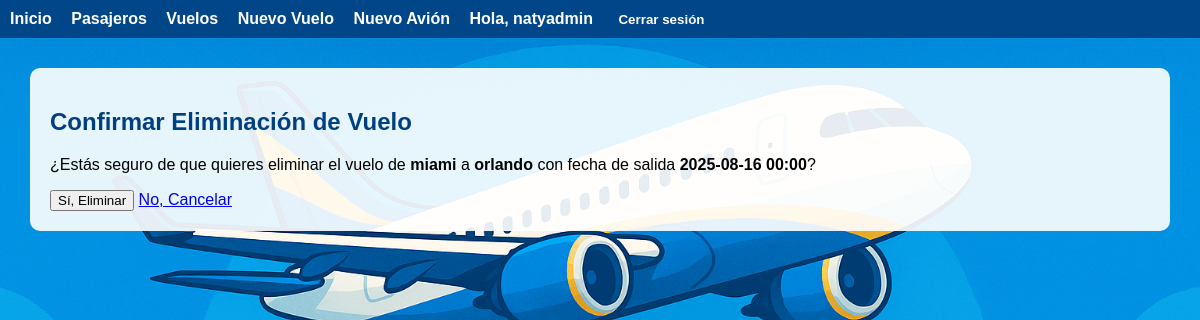
The page /vuelos/1/eliminar/ (signed in) on the database as committed earlier.
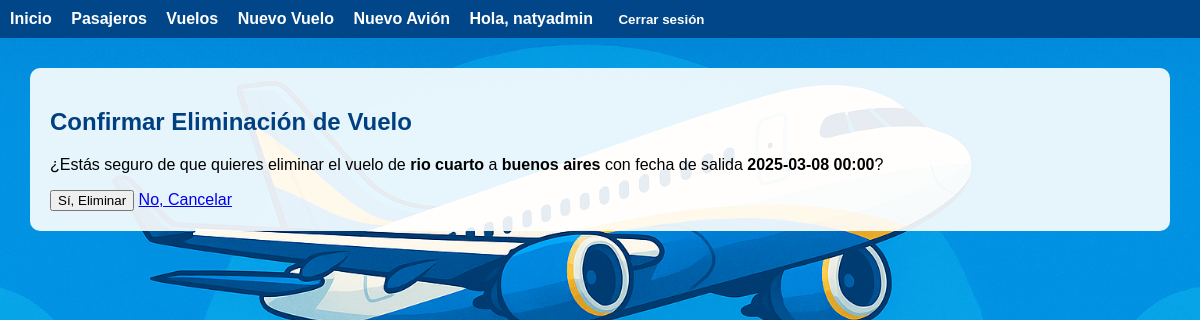
The same page on the database as committed later.
### vuelos/models.py (models this page shows, shortened)
class Vuelo(models.Model):
    ESTADOS = [
        ('programado', 'Programado'),
        ('en_vuelo', 'En Vuelo'),
        ('finalizado', 'Finalizado'),
        ('cancelado', 'Cancelado'),
    ]
    avion = models.ForeignKey(Avion, on_delete=models.CASCADE, related_name='vuelos')
    origen = models.CharField(max_length=100)
    destino = models.CharField(max_length=100)
    fecha_salida = models.DateTimeField()
    fecha_llegada = models.DateTimeField()
    estado = models.CharField(max_length=20, choices=ESTADOS, default='programado')
    precio_base = models.DecimalField(max_digits=10, decimal_places=2)
    usuarios_gestores = models.ManyToManyField(User, related_name='vuelos_gestionados')
    class Meta:
        verbose_name = "Vuelo"
        verbose_name_plural = "Vuelos"
        ordering = ['fecha_salida']

### vuelos/views.py (the view)
# urls.py: path('<int:vuelo_id>/eliminar/', views.eliminar_vuelo, name='eliminar_vuelo'),
@login_required
def eliminar_vuelo(request, vuelo_id):
    vuelo = get_object_or_404(Vuelo, pk=vuelo_id)
    if request.user.perfil.rol not in ['admin', 'operador']:
        return redirect('home:index')
    if request.method == 'POST':
        vuelo.delete()
        messages.success(request, "Vuelo eliminado exitosamente.")
        return redirect('vuelos:vuelo_list')
    return render(request, 'vuelos/confirmar_eliminar_vuelo.html', {'vuelo': vuelo})

### usuarios/models.py (called while the page is built)
def get_perfil(self):
    return getattr(self, 'perfilusuario', None)

### vuelos/templates/vuelos/confirmar_eliminar_vuelo.html (shortened to what this page needs)
{% extends 'base.html' %}
{% block content %}
  <h2>Confirmar Eliminación de Vuelo</h2>
  <p>¿Estás seguro de que quieres eliminar el vuelo de <strong>{{ vuelo.origen }}</strong> a <strong>{{ vuelo.destino }}</strong> con fecha de salida <strong>{{ vuelo.fecha_salida|date:"Y-m-d H:i" }}</strong>?</p>
  <form method="post">
    <button type="submit">Sí, Eliminar</button>
    <a href="{% url 'vuelos:vuelo_list' %}">No, Cancelar</a>
  </form>
{% endblock %}

Rows that differ between the two databases and show on the page:
changed Vuelo: origen "miami" → "rio cuarto"; destino "orlando" → "buenos aires"; fecha_salida "2025-08-16 00:00" → "2025-03-08 00:00"
